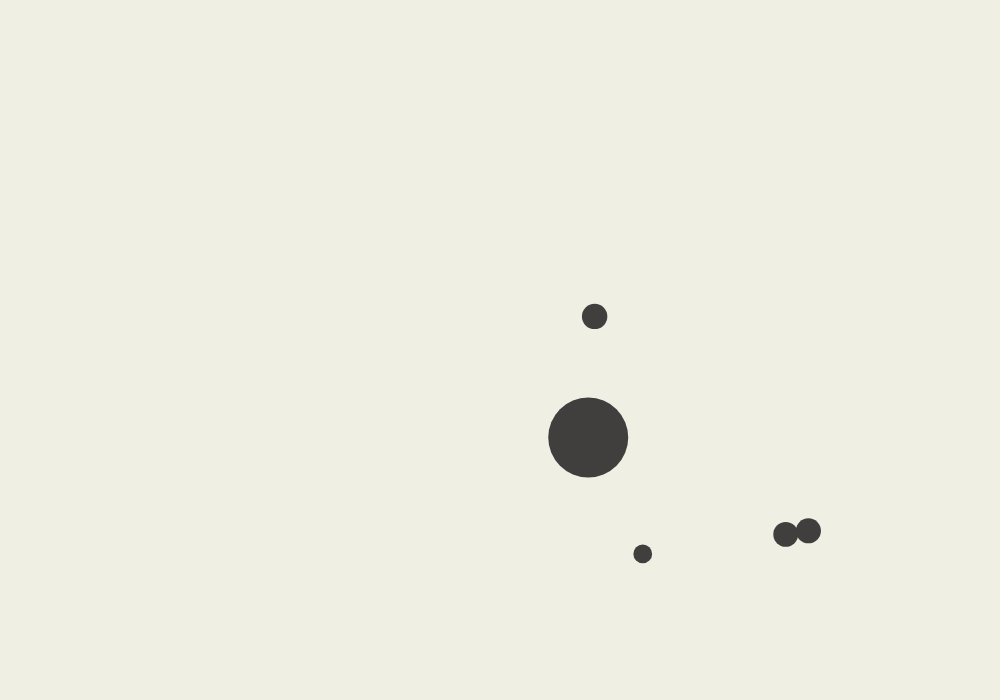
Frame 1 (no input)
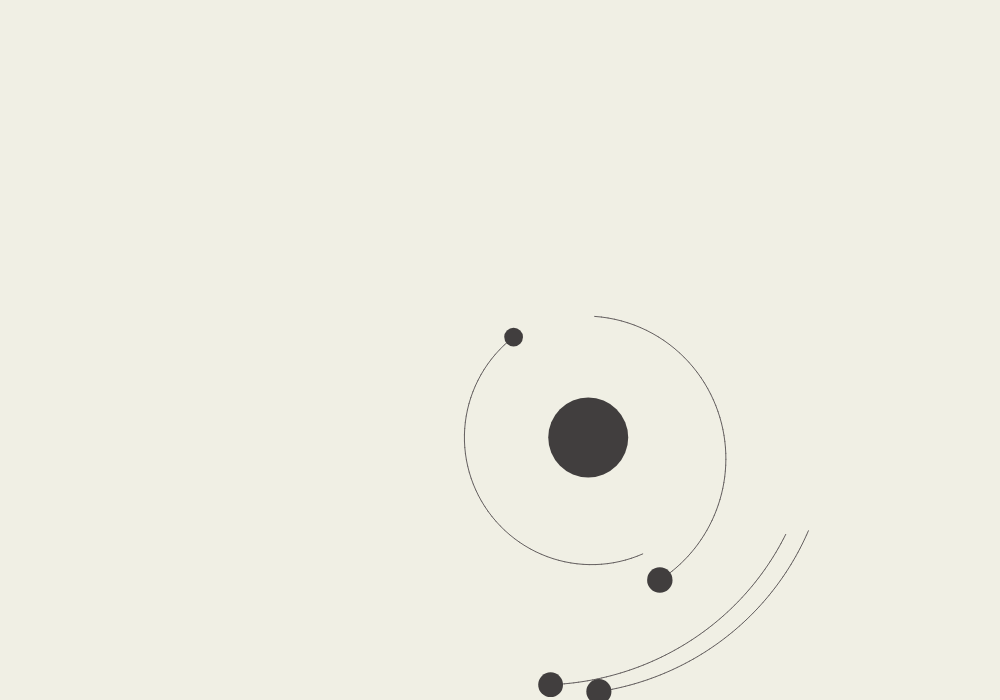
Frame 60 (no input)
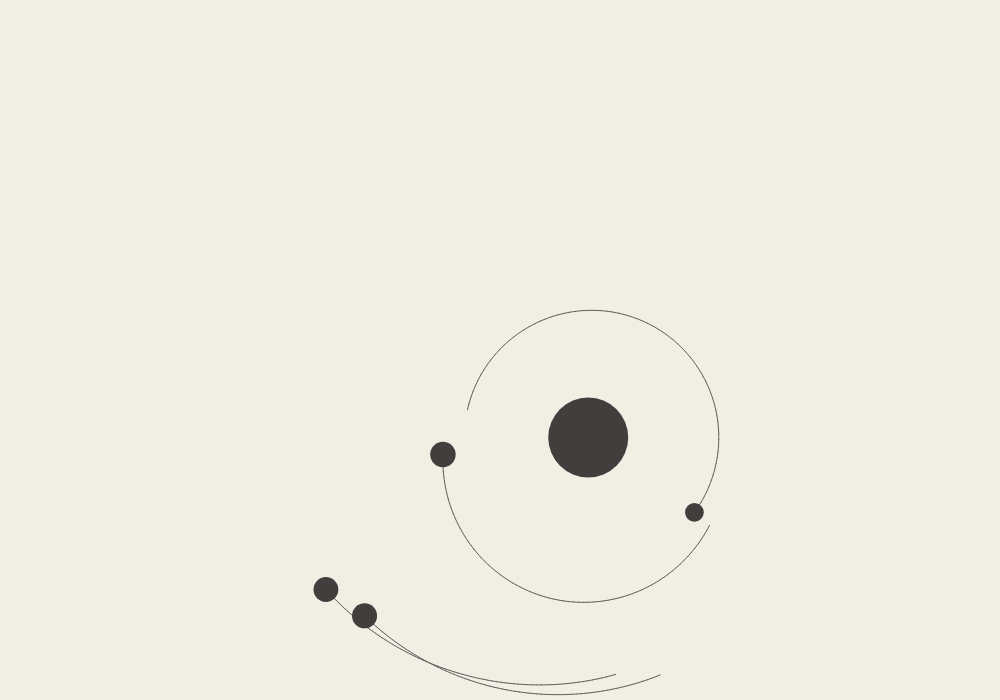
Frame 120 (the mouse pressed at the canvas centre since frame 60)

The p5.js sketch that drew these frames (run headless with seeded random() and noise() and a simulated clock; from frame 60 on, the mouse is pressed at the canvas centre):

// p5.js sketch
// ── sketch.js
let planets = []
let sun
let numPlanets = 4
let G = 120
let destabilise = 0.12
let windowHeight = 700
let windowWidth = 1000


function setup() {
    createCanvas(windowWidth, windowHeight)
    sun = new Body(40, createVector(0, 0), createVector(0, 0))

    // Initialise the planets
    for (let i = 0; i < numPlanets; i++) {
        let mass = random(7, 15)
        let radius = random(sun.d, min(windowWidth / 2.5, windowHeight / 2.5))
        let angle = random(0, TWO_PI)
        let planetPos = createVector(radius * cos(angle), radius * sin(angle))

        // Find direction of orbit and set velocity
        let planetVel = planetPos.copy()
        if (random(1) < 0.1) planetVel.rotate(-HALF_PI)
        else planetVel.rotate(HALF_PI) // Direction of orbit
        planetVel.normalize()
        planetVel.mult(sqrt((G * sun.mass) / (radius))) // Circular orbit velocity
        planetVel.mult(random(1 - destabilise, 1 + destabilise)) // create elliptical orbit

        planets.push(new Body(mass, planetPos, planetVel))
    }
}

function draw() {
    background(240, 239, 228)
    translate(width / 1.7, height / 1.6)
    for (let i = numPlanets - 1; i >= 0; i--) {
        sun.attract(planets[i])
        planets[i].move()
        planets[i].show()
    }
    sun.show()
}


function Body(_mass, _pos, _vel) {
    this.mass = _mass
    this.pos = _pos
    this.vel = _vel
    this.d = this.mass * 2
    this.thetaInit = 0
    this.path = []
    this.pathLen = Infinity

    this.show = function() {
        stroke(102, 97, 97)
        for (let i = 0; i < this.path.length - 2; i++) {
            line(this.path[i].x, this.path[i].y, this.path[i + 1].x, this.path[i + 1].y, )
        }
        fill(65, 62, 62);
        noStroke()
        ellipse(this.pos.x, this.pos.y, this.d, this.d)
    }


    this.move = function() {
        this.pos.x += this.vel.x
        this.pos.y += this.vel.y
        this.path.push(createVector(this.pos.x, this.pos.y))
        if (this.path.length > 75) this.path.splice(0, 1)
    }

    this.applyForce = function(f) {
        this.vel.x += f.x / this.mass
        this.vel.y += f.y / this.mass
    }

    this.attract = function(child) {
        let r = dist(this.pos.x, this.pos.y, child.pos.x, child.pos.y)
        let f = (this.pos.copy()).sub(child.pos)
        f.setMag((G * this.mass * child.mass) / (r * r))
        child.applyForce(f)
    }

}
// ── styles.css
head {
    overflow: hidden;
    margin: 0 auto;
    padding: 0 auto;
}
body{
  margin: 0 auto;
  padding:0 auto; 
  background-color: #F0EFE4;
}
.header__wrapper{
    display: flex;
    justify-content: space-around;
    align-items: center;
    color: #413E3E;

}
canvas{
    display: block;
}
